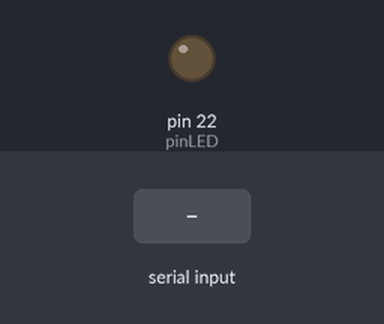
A sketch run on a simulated Arduino Mega 2560, built with avr-gcc and run on an emulated ATmega2560. Parts: output pins drawn as LEDs (lit = HIGH). The inputs (shaded band) are chosen by the test bench.

Above: at 1.5 s.
1.6 s: "b" received over Serial
At 2.7 s:
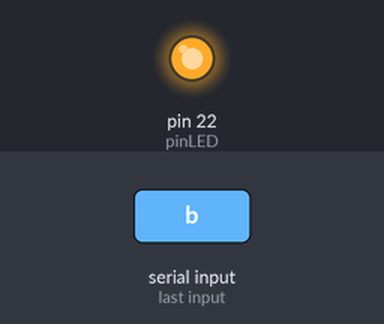
3.5 s: "a" received over Serial
At 4.3 s:
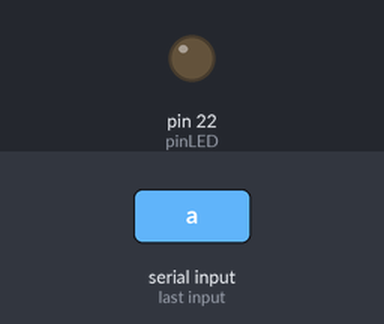
Timing chart, 0 to 6.5 s (numbered marks = the images above; inputs shaded):
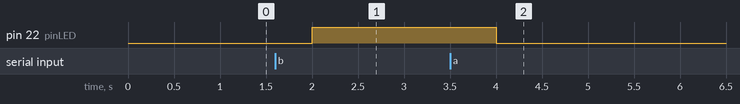

The sketch:

holamundillo2.ino
```cpp
const int pinLED = 22;

void setup()
{
   Serial.begin(9600);
   pinMode(pinLED, OUTPUT);
}


void loop() {
//Serial.println(num);
delay(500);

   if (Serial.available() > 0)
   {
      int option = Serial.read();
      if (option == 'a')
      {
         digitalWrite(pinLED, LOW);

      }
      if (option == 'b')
      {
         digitalWrite(pinLED, HIGH);

      }


   }
 }
```

Measured:
- after the input at 1.6 s, pin 22 (pinLED): LOW → HIGH after 0.40 s
- after the input at 3.5 s, pin 22 (pinLED): HIGH → LOW after 0.50 s
